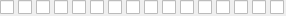
<?xml version="1.0" encoding="UTF-8"?>
<ui version="4.0">
 <class>Form</class>
 <widget class="QWidget" name="Form">
  <property name="geometry">
   <rect>
    <x>0</x>
    <y>0</y>
    <width>286</width>
    <height>16</height>
   </rect>
  </property>
  <property name="windowTitle">
   <string>Form</string>
  </property>
  <layout class="QHBoxLayout" name="horizontalLayout">
   <property name="spacing">
    <number>2</number>
   </property>
   <property name="leftMargin">
    <number>0</number>
   </property>
   <property name="topMargin">
    <number>0</number>
   </property>
   <property name="rightMargin">
    <number>0</number>
   </property>
   <property name="bottomMargin">
    <number>0</number>
   </property>
   <item>
    <widget class="QCheckBox" name="checkBox_7">
     <property name="text">
      <string/>
     </property>
    </widget>
   </item>
   <item>
    <widget class="QCheckBox" name="checkBox_8">
     <property name="text">
      <string/>
     </property>
    </widget>
   </item>
   <item>
    <widget class="QCheckBox" name="checkBox_9">
     <property name="text">
      <string/>
     </property>
    </widget>
   </item>
   <item>
    <widget class="QCheckBox" name="checkBox_10">
     <property name="text">
      <string/>
     </property>
    </widget>
   </item>
   <item>
    <widget class="QCheckBox" name="checkBox_11">
     <property name="text">
      <string/>
     </property>
    </widget>
   </item>
   <item>
    <widget class="QCheckBox" name="checkBox_1">
     <property name="text">
      <string/>
     </property>
    </widget>
   </item>
   <item>
    <widget class="QCheckBox" name="checkBox_16">
     <property name="text">
      <string/>
     </property>
    </widget>
   </item>
   <item>
    <widget class="QCheckBox" name="checkBox_2">
     <property name="text">
      <string/>
     </property>
    </widget>
   </item>
   <item>
    <widget class="QCheckBox" name="checkBox_13">
     <property name="text">
      <string/>
     </property>
    </widget>
   </item>
   <item>
    <widget class="QCheckBox" name="checkBox_12">
     <property name="text">
      <string/>
     </property>
    </widget>
   </item>
   <item>
    <widget class="QCheckBox" name="checkBox_3">
     <property name="text">
      <string/>
     </property>
    </widget>
   </item>
   <item>
    <widget class="QCheckBox" name="checkBox_14">
     <property name="text">
      <string/>
     </property>
    </widget>
   </item>
   <item>
    <widget class="QCheckBox" name="checkBox_15">
     <property name="text">
      <string/>
     </property>
    </widget>
   </item>
   <item>
    <widget class="QCheckBox" name="checkBox_5">
     <property name="text">
      <string/>
     </property>
    </widget>
   </item>
   <item>
    <widget class="QCheckBox" name="checkBox_4">
     <property name="text">
      <string/>
     </property>
    </widget>
   </item>
   <item>
    <widget class="QCheckBox" name="checkBox_6">
     <property name="text">
      <string/>
     </property>
    </widget>
   </item>
  </layout>
 </widget>
 <resources/>
 <connections/>
</ui>
